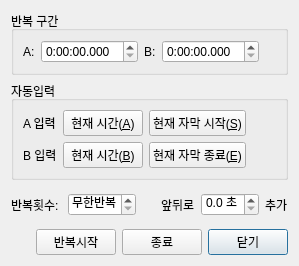
<ui version="4.0" >
 <class>Ui::ABRepeatDialog</class>
 <widget class="QDialog" name="Ui::ABRepeatDialog" >
  <property name="geometry" >
   <rect>
    <x>0</x>
    <y>0</y>
    <width>299</width>
    <height>266</height>
   </rect>
  </property>
  <property name="windowTitle" >
   <string>Dialog</string>
  </property>
  <layout class="QVBoxLayout" >
   <item>
    <widget class="QGroupBox" name="groupBox_2" >
     <property name="title" >
      <string>반복 구간</string>
     </property>
     <layout class="QHBoxLayout" >
      <item>
       <widget class="QLabel" name="label" >
        <property name="text" >
         <string>A:</string>
        </property>
       </widget>
      </item>
      <item>
       <widget class="QTimeEdit" name="a_time_edit" >
        <property name="displayFormat" >
         <string>h:mm:ss.zzz</string>
        </property>
       </widget>
      </item>
      <item>
       <widget class="QLabel" name="label_2" >
        <property name="text" >
         <string>B:</string>
        </property>
       </widget>
      </item>
      <item>
       <layout class="QHBoxLayout" >
        <property name="spacing" >
         <number>0</number>
        </property>
        <item>
         <widget class="QTimeEdit" name="b_time_edit" >
          <property name="displayFormat" >
           <string>h:mm:ss.zzz</string>
          </property>
         </widget>
        </item>
        <item>
         <spacer>
          <property name="orientation" >
           <enum>Qt::Horizontal</enum>
          </property>
          <property name="sizeHint" >
           <size>
            <width>0</width>
            <height>0</height>
           </size>
          </property>
         </spacer>
        </item>
       </layout>
      </item>
     </layout>
    </widget>
   </item>
   <item>
    <widget class="QGroupBox" name="groupBox" >
     <property name="title" >
      <string>자동입력</string>
     </property>
     <layout class="QHBoxLayout" >
      <item>
       <layout class="QGridLayout" >
        <item row="0" column="0" >
         <widget class="QLabel" name="label_5" >
          <property name="text" >
           <string>A 입력</string>
          </property>
         </widget>
        </item>
        <item row="0" column="1" >
         <widget class="QPushButton" name="a_time_button" >
          <property name="text" >
           <string>현재 시간(&amp;A)</string>
          </property>
         </widget>
        </item>
        <item row="0" column="2" >
         <widget class="QPushButton" name="a_subtitle_button" >
          <property name="text" >
           <string>현재 자막 시작(&amp;S)</string>
          </property>
         </widget>
        </item>
        <item row="1" column="0" >
         <widget class="QLabel" name="label_6" >
          <property name="text" >
           <string>B 입력</string>
          </property>
         </widget>
        </item>
        <item row="1" column="1" >
         <widget class="QPushButton" name="b_time_button" >
          <property name="text" >
           <string>현재 시간(&amp;B)</string>
          </property>
         </widget>
        </item>
        <item row="1" column="2" >
         <widget class="QPushButton" name="b_subtitle_button" >
          <property name="text" >
           <string>현재 자막 종료(&amp;E)</string>
          </property>
         </widget>
        </item>
       </layout>
      </item>
      <item>
       <spacer>
        <property name="orientation" >
         <enum>Qt::Horizontal</enum>
        </property>
        <property name="sizeHint" >
         <size>
          <width>0</width>
          <height>0</height>
         </size>
        </property>
       </spacer>
      </item>
     </layout>
    </widget>
   </item>
   <item>
    <layout class="QHBoxLayout" >
     <item>
      <widget class="QLabel" name="label_3" >
       <property name="text" >
        <string>반복횟수: </string>
       </property>
      </widget>
     </item>
     <item>
      <layout class="QHBoxLayout" >
       <property name="spacing" >
        <number>0</number>
       </property>
       <item>
        <widget class="QSpinBox" name="times_spin" >
         <property name="specialValueText" >
          <string>무한반복</string>
         </property>
         <property name="accelerated" >
          <bool>true</bool>
         </property>
         <property name="suffix" >
          <string> 번</string>
         </property>
         <property name="maximum" >
          <number>999</number>
         </property>
        </widget>
       </item>
       <item>
        <spacer>
         <property name="orientation" >
          <enum>Qt::Horizontal</enum>
         </property>
         <property name="sizeHint" >
          <size>
           <width>0</width>
           <height>0</height>
          </size>
         </property>
        </spacer>
       </item>
      </layout>
     </item>
     <item>
      <widget class="QLabel" name="label_4" >
       <property name="text" >
        <string>앞뒤로</string>
       </property>
      </widget>
     </item>
     <item>
      <widget class="QDoubleSpinBox" name="add_time_spin" >
       <property name="accelerated" >
        <bool>true</bool>
       </property>
       <property name="suffix" >
        <string> 초</string>
       </property>
       <property name="decimals" >
        <number>1</number>
       </property>
       <property name="maximum" >
        <double>9.000000000000000</double>
       </property>
       <property name="singleStep" >
        <double>0.100000000000000</double>
       </property>
       <property name="value" >
        <double>0.000000000000000</double>
       </property>
      </widget>
     </item>
     <item>
      <widget class="QLabel" name="label_7" >
       <property name="text" >
        <string>추가</string>
       </property>
      </widget>
     </item>
    </layout>
   </item>
   <item>
    <layout class="QHBoxLayout" >
     <item>
      <spacer>
       <property name="orientation" >
        <enum>Qt::Horizontal</enum>
       </property>
       <property name="sizeHint" >
        <size>
         <width>0</width>
         <height>0</height>
        </size>
       </property>
      </spacer>
     </item>
     <item>
      <widget class="QPushButton" name="start_button" >
       <property name="text" >
        <string>반복시작</string>
       </property>
      </widget>
     </item>
     <item>
      <widget class="QPushButton" name="quit_button" >
       <property name="text" >
        <string>종료</string>
       </property>
      </widget>
     </item>
     <item>
      <widget class="QPushButton" name="close_button" >
       <property name="text" >
        <string>닫기</string>
       </property>
       <property name="default" >
        <bool>true</bool>
       </property>
      </widget>
     </item>
    </layout>
   </item>
  </layout>
 </widget>
 <resources/>
 <connections>
  <connection>
   <sender>close_button</sender>
   <signal>clicked()</signal>
   <receiver>Ui::ABRepeatDialog</receiver>
   <slot>hide()</slot>
   <hints>
    <hint type="sourcelabel" >
     <x>280</x>
     <y>246</y>
    </hint>
    <hint type="destinationlabel" >
     <x>295</x>
     <y>261</y>
    </hint>
   </hints>
  </connection>
 </connections>
</ui>
